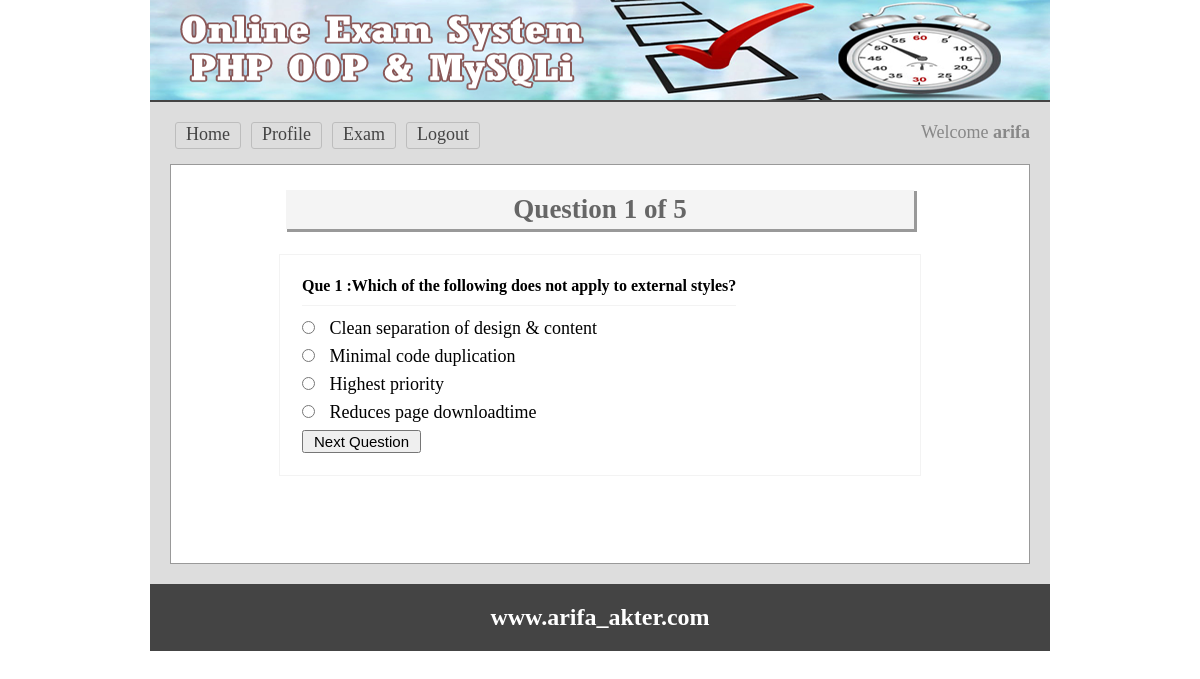
Page /test.php?q=1 (signed in) on the committed database.
### tables this page shows
CREATE TABLE `tbl_ques` (
  `id` int(11) NOT NULL,
  `quesNo` int(11) NOT NULL,
  `ques` text NOT NULL
);

CREATE TABLE `tbl_ans` (
  `id` int(11) NOT NULL,
  `quesNo` int(11) NOT NULL,
  `rightAns` int(11) NOT NULL DEFAULT '0',
  `ans` text NOT NULL
);

### classes/Exam.php (called while the page is built, shortened)
<?php
      $filepath = realpath(dirname(__FILE__));
      include_once ($filepath.'/../lib\Database.php');
class Exam{
      private $db;
      public function __construct(){
          $this->db = new Database();
      }
      public function getTotalRows(){
        $query     = "SELECT * FROM tbl_ques";
        $getResult = $this->db->select($query);
        $total     =  $getResult->num_rows;
        return $total;
      }
      public function getQuesByNumber($number){
        $query     = "SELECT * FROM tbl_ques WHERE quesNo ='$number'";
        $getdata = $this->db->select($query);
        $result = $getdata->fetch_assoc();
        return $result;
      }
      public function getAnswer($number){
        $query     = "SELECT * FROM tbl_ans WHERE quesNo ='$number'";
        $getdata = $this->db->select($query);
        return $getdata;
      }
}
?>

### lib/Database.php (called while the page is built, shortened)
<?php
Class Database{
	public $host   = DB_HOST;
	public $user   = DB_USER;
	public $pass   = DB_PASS;
	public $dbname = DB_NAME;
	public $link;
	private function connectDB(){
	$this->link = new mysqli($this->host, $this->user, $this->pass, $this->dbname);
 }
	public function select($query){
		$result = $this->link->query($query) or die($this->link->error.__LINE__);
		if($result->num_rows > 0){
			return $result;
		} else {
			return false;
		}
	}
}

### test.php (the view, shortened to what this page needs)
<?php include 'inc/header.php'; ?>
<?php
		if (isset($_GET['q'])) {
				$number = (int) $_GET['q'];
		}else{
			header("Location:exam.php");
		}
		  $total    = $exm->getTotalRows();
			$question = $exm->getQuesByNumber($number);
 ?>
<div class="main">
<h1>Question <?php echo $question['quesNo']; ?> of <?php echo $total; ?></h1>
	<div class="test">
		<form method="post" action="">
		<table>
			<tr>
				<td colspan="2">
				 <h3>Que <?php echo $question['quesNo']; ?> :<?php echo $question
				 ['ques']; ?> </h3>
				</td>
			</tr>
			<?php
					$answer = $exm->getAnswer($number);
					if ($answer) {
							while ($result = $answer->fetch_assoc()) {
			 ?>
			<tr>
				<td>
				 <input type="radio" name="ans" value="<?php echo $result['id']; ?>"/>
				 <?php echo $result['ans']; ?>
				</td>
			</tr>
		<?php } } ?>
			<tr>
			  <td>
				<input type="submit" name="submit" value="Next Question"/>
			</td>
			</tr>
		</table>
	</form>
</div>
 </div>
<?php include 'inc/footer.php'; ?>

### css/main.css (style rules this page uses)
* { margin:0;padding:0;outline:none }
body { font-family:verdana }
input[type="submit"] { cursor: pointer; font-size: 15px; padding: 1px 10px; }
.main { background: #fff none repeat scroll 0 0; border: 1px solid #999; margin-top: 10px; min-height: 368px; padding: 15px; width: 828px; }
.main h1 { background: #f4f4f4 none repeat scroll 0 0; box-shadow: 2px 2px 0 1px #999; color: #666; margin: 10px auto 25px; padding: 4px; text-align: center; width: 620px; }
.test { border: 1px solid #f3f3f3; margin: 0 auto; max-width: 600px; padding: 20px; }
.test input[type="radio"] { margin-bottom: 10px; margin-right: 10px; cursor:pointer; }
.test h3 { border-bottom: 1px solid #f3f3f3; font-size: 16px; margin-bottom: 10px; padding-bottom: 10px; }

### rows in the picture
tbl_ques: quesNo "1", ques "Which of the following does not apply to external styles?"
tbl_ans: ans "Clean separation of design & content"
tbl_ans: ans "Minimal code duplication"
tbl_ans: ans "Highest priority"
tbl_ans: ans "Reduces page downloadtime"

### other values in the picture
Session ::get("username") "arifa"
$total "5"
